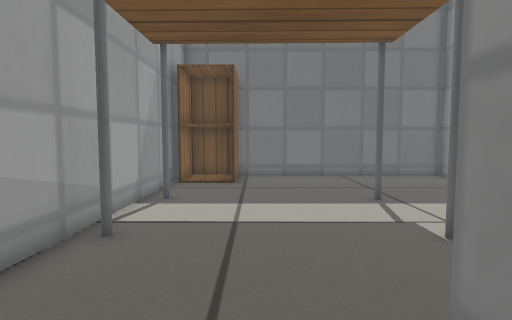
[1] (above)

12 first-person views from a walk through a robot-simulator world made for Gazebo. The camera is 0.39 m above the floor, tilts 4° down and sees 80° across. The floor is counted in squares, 0.2 m on a side. Each view is taken from the middle of a square. On the plan, view 1 faces up. The plan holds only what a view shows up to about 17 squares ahead; the rest is blank. Gazebo's built-in surfaces are drawn with simple patterns.

[2]
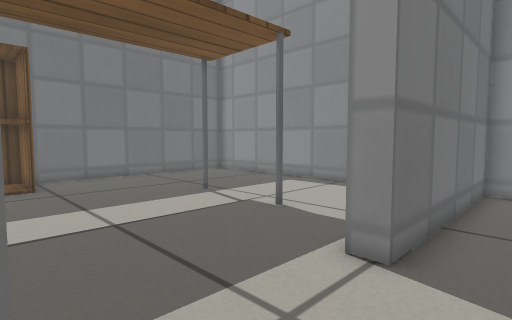

[3]
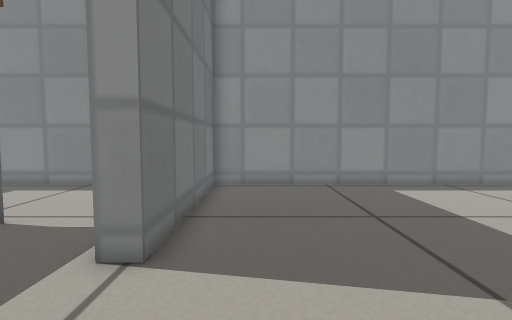

[4]
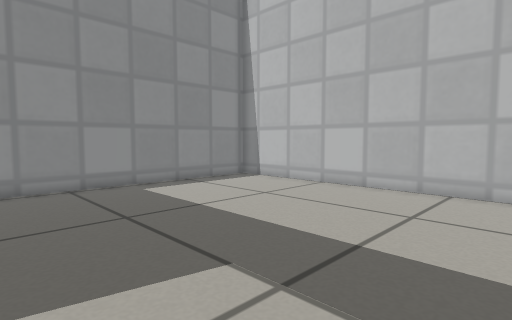

[5]
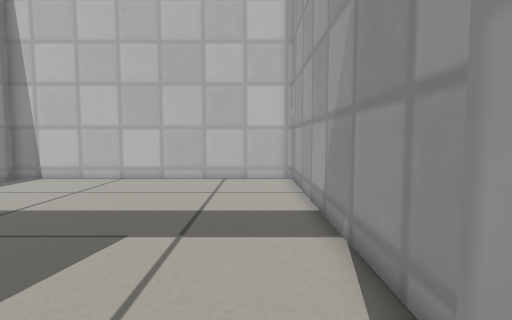

[6]
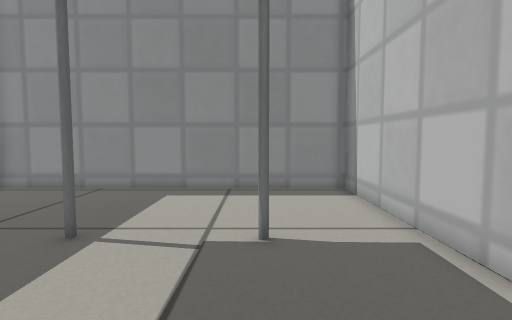

[7]
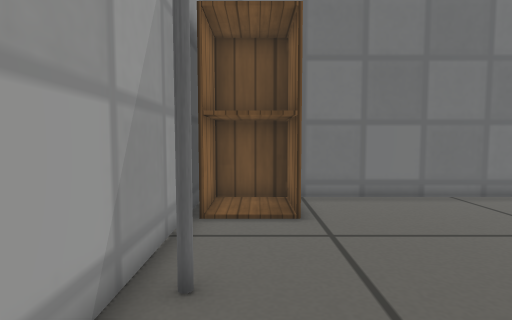

[8]
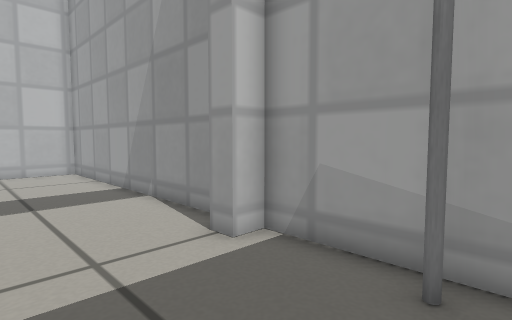

[9]
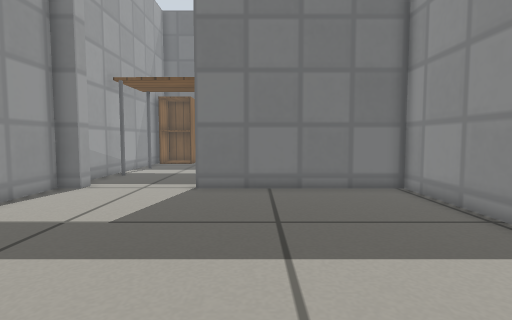

[10]
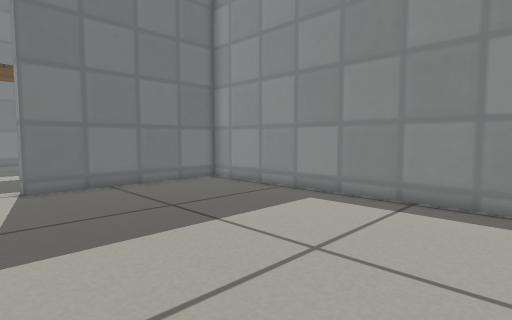

[11]
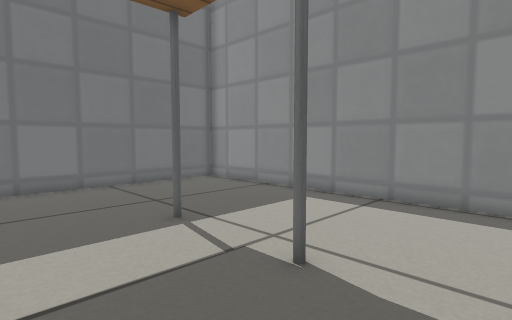

[12]
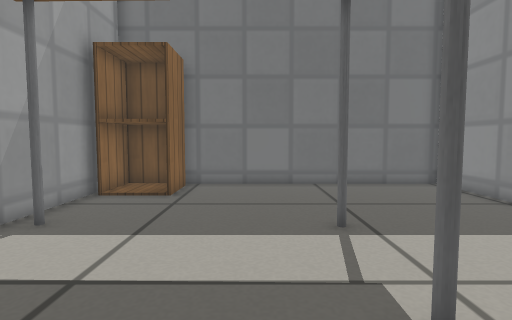

### Floor plan
Points are (right, up) in squares from view 1. A wall is a line through its corners. A room is listed if a view was taken in it or the views show most of it. See-through windows are left out.
Room 1 (views 1, 2, 3, 4, 9, 10)
walls: (-2.8, 1.8) (-3.7, 1.8) (-3.7, -11.7) (9.8, -11.7) (9.8, 1.8) (1.7, 1.8)
ways out: open door at (-0.5, 2) to room 2
Room 2 (views 5, 6, 7, 8, 11, 12)
walls: (2, 2.5) (9.8, 2.5) (9.8, 16) (-1.1, 16); (-3.7, 15.2) (-3.7, 2.5) (-2.8, 2.5)
ways out: open door at (-0.5, 2) to room 1
objects: table (-3, 6); table (-3, 10); cabinet (-3, 13) to (-1, 15); table (4, 6); table (4, 10)

Where each view was taken, in squares from view 1:
view 1: 0 up, 0 right, facing up
view 2: 0 up, 3 left, facing up-right
view 3: 0 up, 3 left, facing right
view 4: 0 up, 3 left, facing down-right
view 5: 3 up, 2 left, facing down
view 6: 6 up, 2 left, facing right
view 7: 6 up, 2 left, facing up
view 8: 7 up, 1 right, facing down-left
view 9: 10 down, 4 right, facing up
view 10: 11 down, 0 right, facing up-right
view 11: 3 up, 0 right, facing up-right
view 12: 3 up, 2 right, facing up
